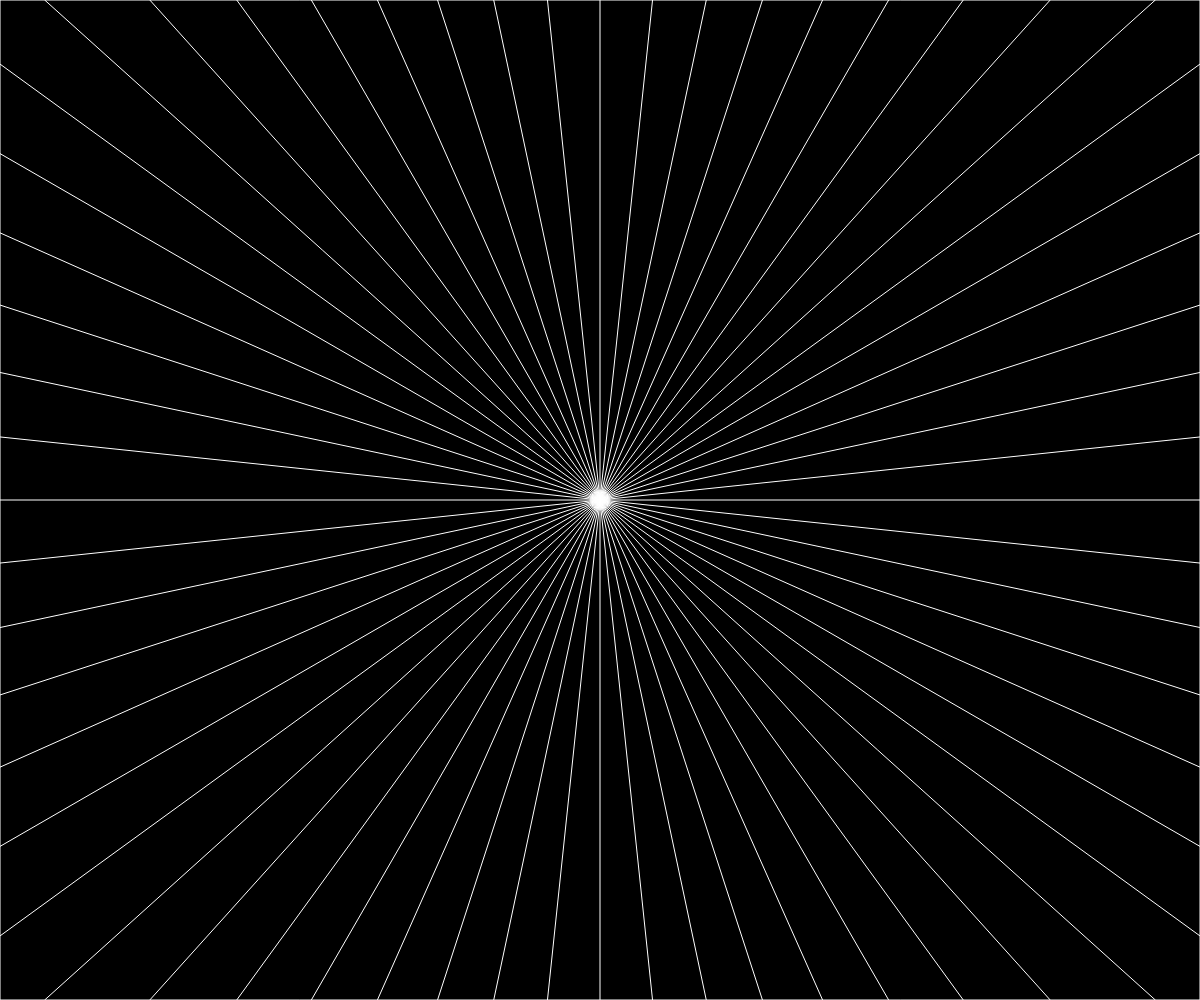
Frame 1 (no input)
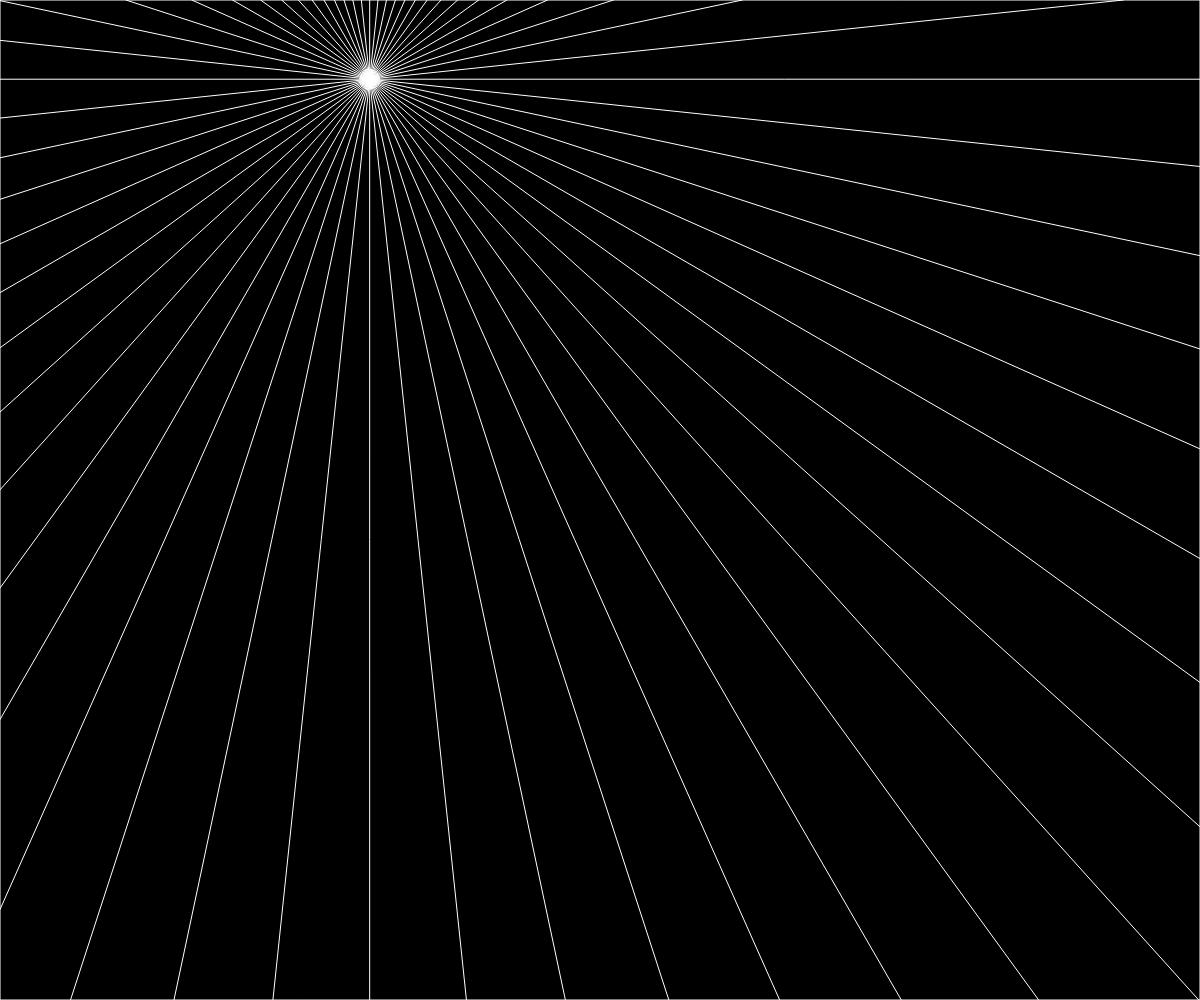
Frame 60 (no input)
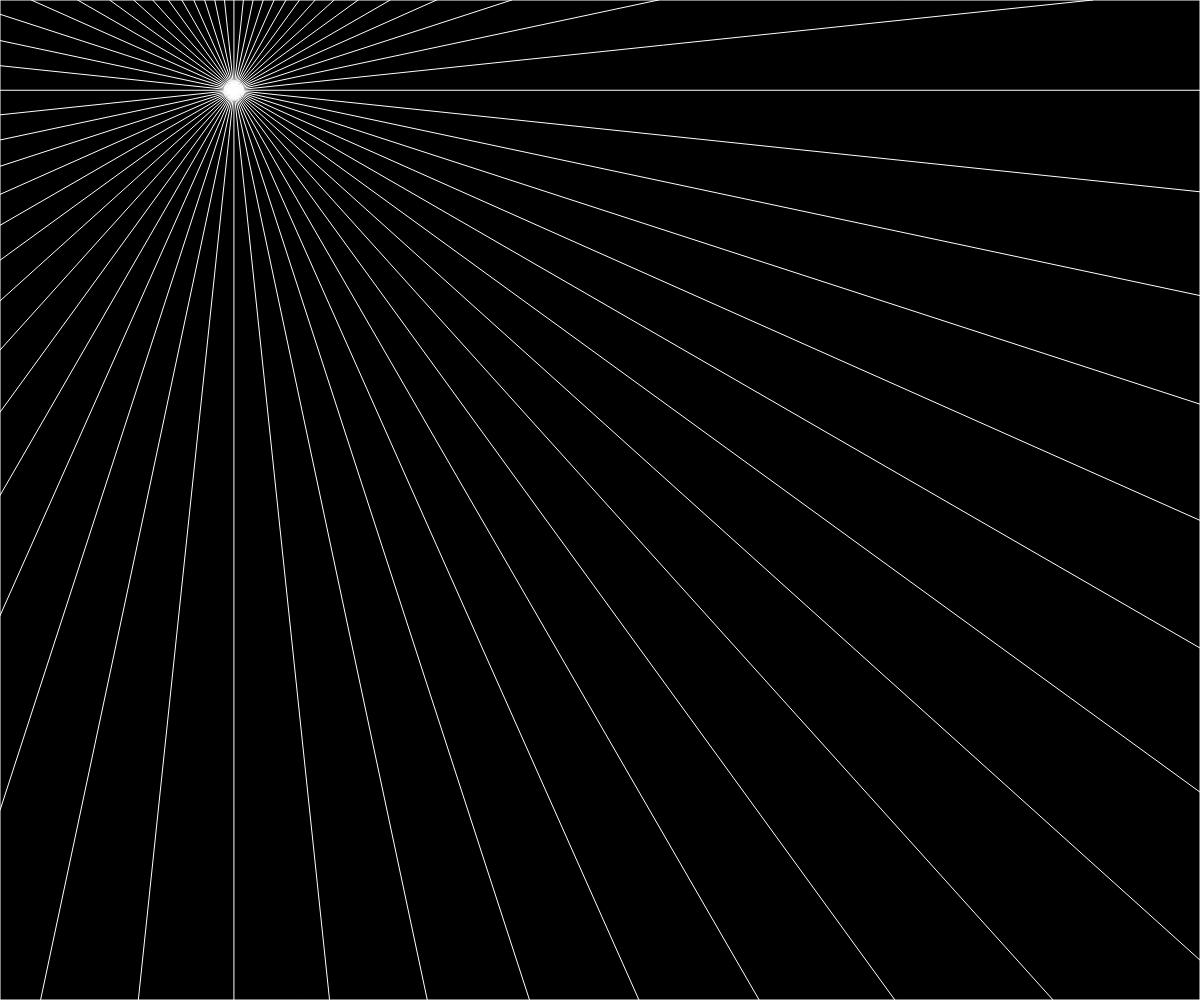
Frame 120 (the mouse pressed at the canvas centre since frame 60)

The p5.js sketch that drew these frames (run headless with seeded random() and noise() and a simulated clock; from frame 60 on, the mouse is pressed at the canvas centre):

// p5.js sketch
// ── sketch.js
let b = [];
let walls = [];
let ray, particle, calls;
let xoff = 0;
let counter = 0;

function preload(){

}

function setup() {
  createCanvas(windowWidth,windowHeight)
  // for(let i = 0; i < 5; i++) {
  //   walls.push(new Boundary(random(width), random(height), random(width), random(height)));
  // }
  calls = Calls();
  noiseDetail(1)
}

function mouseDragged() {
  particle.update(mouseX, mouseY);
}

function keyPressed() {
  if(keyCode === 32) {
    b.push(createVector(mouseX, mouseY));
    counter += 1;

    if(counter % 2 == 0 && counter > 1){
      walls.push(new Boundary(b[2 + counter], b[3 + counter]));
    }
  }

}

function draw() {
  background(0);
  particle.show();
  for(let wall of walls) {
    wall.display();
  }
  particle.look(walls[1]);
  let n = noise(xoff) * width;
  let m = map(noise(xoff + 1000), 0, 1, 0, 200);
  particle.update(n, m);
  xoff += 0.005;
  //let pt = ray.cast(wall);
  //console.log(pt);

  // ray.lookAt(mouseX,mouseY);
  // if(pt) {
  //   fill(255)
  //   ellipse(pt.x, pt.y, 4)
  // }
}

// ── boundary.js
class Boundary {
  constructor(pos, pos1) {
    this.pos = pos;
    this.pos1 = pos1;
  }

  display() {
    stroke(255);
    line(this.pos.x, this.pos.y, this.pos1.x, this.pos1.y)
  }
}

// ── calls.js
function Calls() {
  b.push(createVector(0,0));
  b.push(createVector(width,0));
  b.push(createVector(0, height));
  b.push(createVector(width, height));
  walls.push(new Boundary(b[0],b[1]));
  walls.push(new Boundary(b[1],b[3]));
  walls.push(new Boundary(b[2],b[3]));
  walls.push(new Boundary(b[0],b[2]));
  particle = new Particle();

  for(var i = 0; i < b.length; i += 2) {
    

  }

}
// l.default.Vector {isPInst: true, x: 260, y: 519
// {isPInst: true, x: 234, y: 573
// x: 259, y: 519
// x: 402, y: 527 for reference this is 7
// x: 401, y: 527
//  x: 541, y: 604
// x: 540, y: 604
//  x: 234, y: 571
// x: 775, y: 609
//  x: 762, y: 693
// x: 762, y: 693 for reference this is 14
// x: 1072, y: 710,
//  x: 1072, y: 710
// , x: 1067, y: 611
// x: 1067, y: 611
// x: 774, y: 608
//  1279, y: 707
// x: 1219, y: 542 for reference(21)
// 1219, y: 542
// x: 1595, y: 569
//  x: 1595, y: 569
// x: 1725, y: 651
//  x: 1726, y: 651
// x: 1511, y: 675
//  x: 1511, y: 673 for reference 28
// x: 1278, y: 705
// x: 554, y: 289
// x: 539, y: 347
// x: 555, y: 283
// x: 801, y: 292
// x: 800, y: 292
 // x: 792, y: 383
// x: 792, y: 383
// x: 540, y: 346, for reference 37

// ── particle.js
class Particle {
  constructor() {
    this.pos = createVector(width /2, height/2);
    this.rays = [];

    for(let a = 0; a < 360; a+=6) {
      this.rays.push(new Ray(this.pos, radians(a)))
    }
  }

  update(x, y) {
    this.pos.set(x,y);
  }

  look(wall) {
    for(let ray of this.rays) {
      let closest = null;
      let record = Infinity;

      for(let wall of walls) {
        const pt = ray.cast(wall);
        if (pt) {
          const d = p5.Vector.dist(this.pos, pt)
          if(d < record) {
            record = d;
            closest = pt;
          }
        }
      }
      if(closest) {
        line(this.pos.x, this.pos.y, closest.x, closest.y);
      }
    }

  }

  show() {
    fill(255)
    ellipse(this.pos.x,this.pos.y, 2);
    for(let ray of this.rays) {
      ray.display();
    }
  }
}

// ── ray.js
class Ray {
  constructor(pos, angle) {
    this.pos = pos;
    this.dir = p5.Vector.fromAngle(angle);
  }

  lookAt(x, y) {
    this.dir.x = x - this.pos.x;
    this.dir.y = y - this.pos.y;
    this.dir.normalize();

  }

  display() {
    stroke(255);
    push();
    translate(this.pos.x, this.pos.y);
    line(0,0,this.dir.x*10,this.dir.y*10);
    pop();
  }

  cast(wall) {
    const x1 = wall.pos.x;
    const y1 = wall.pos.y;
    const x2 = wall.pos1.x;
    const y2 = wall.pos1.y;

    const x3 = this.pos.x;
    const y3 = this.pos.y;
    const x4 = this.pos.x + this.dir.x;
    const y4 = this.pos.y + this.dir.y;

    const den = (x1 - x2)*(y3 - y4)-(y1 - y2)*(x3 - x4);
    if(den == 0){
      return;
    }

    let t = ((x1-x3)*(y3-y4)-(y1-y3)*(x3-x4)) / den;
    let u = ((x1-x3)*(y1-y2)-(y1-y3)*(x1-x2)) / den;
    if (t > 0 && t < 1 && u > 0) {
      let point = createVector();
      point.x = x1 + t *(x2 - x1);
      point.y = y1 + t *(y2 - y1);
      return point;
    } else{
      return;
    }
  }
}
